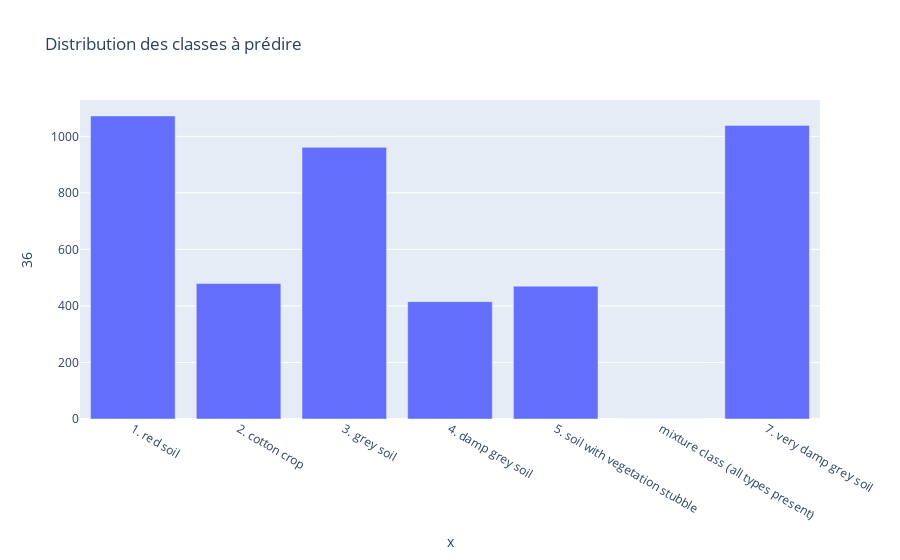

Notebook source saved alongside this figure:
### Code cell
def plot(df):
    index =  df.iloc[:,36].value_counts().index.to_list()
    count = df.iloc[:,36].value_counts().to_list()
    count.append(0)
    index.append(0)
    count_df = df.iloc[:,36].value_counts().to_frame()
    count_df.loc[6]= 0
    count_df.sort_index(inplace = True)
    bins_label = ["1. red soil","2. cotton crop","3. grey soil","4. damp grey soil","5. soil with vegetation stubble","mixture class (all types present)","7. very damp grey soil"]
    count_df["labels"] = bins_label

    fig = px.bar(count_df, x=bins_label, y=36,title="Distribution des classes à prédire")
    fig.show()

plot(df_train)

### Figure 1 — Plotly figure (JSON) as saved in the notebook; plotly's stock layout.template omitted (floating-point values rounded to 4 significant figures)
{"data": [{"alignmentgroup": "True", "hovertemplate": "x=%{x}<br>36=%{y}<extra></extra>", "legendgroup": "", "marker": {"color": "#636efa"}, "name": "", "offsetgroup": "", "orientation": "v", "showlegend": false, "textposition": "auto", "type": "bar", "x": ["1. red soil", "2. cotton crop", "3. grey soil", "4. damp grey soil", "5. soil with vegetation stubble", "mixture class (all types present)", "7. very damp grey soil"], "xaxis": "x", "y": [1072, 479, 961, 415, 470, 0, 1038], "yaxis": "y"}], "layout": {"barmode": "relative", "legend": {"tracegroupgap": 0}, "title": {"text": "Distribution des classes à prédire"}, "xaxis": {"anchor": "y", "domain": [0, 1], "title": {"text": "x"}}, "yaxis": {"anchor": "x", "domain": [0, 1], "title": {"text": "36"}}}}
